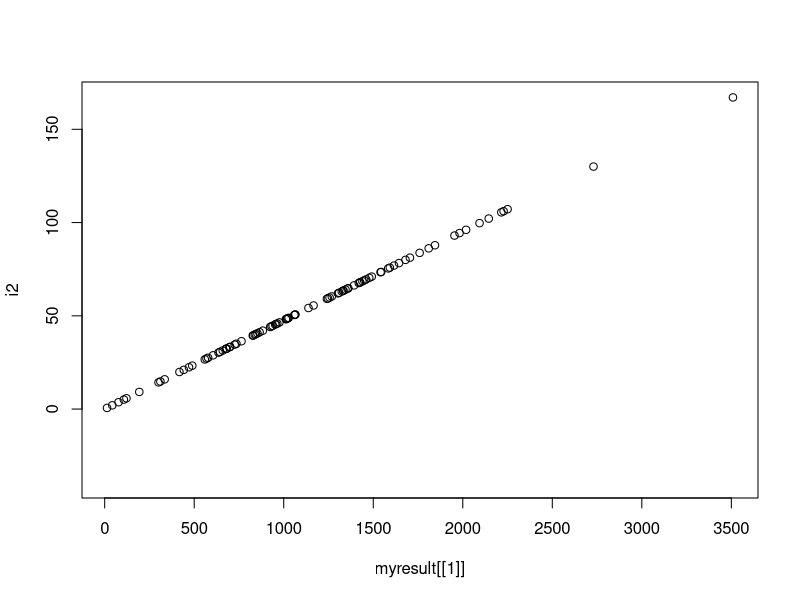
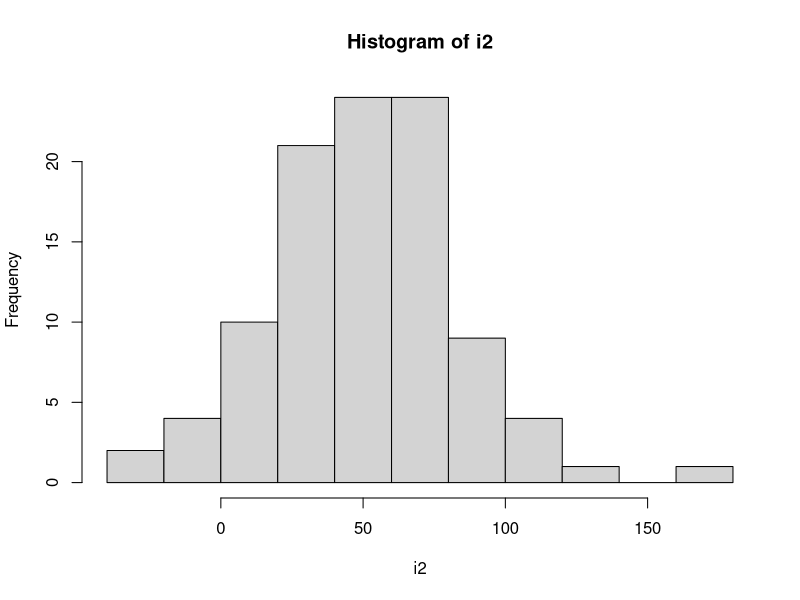
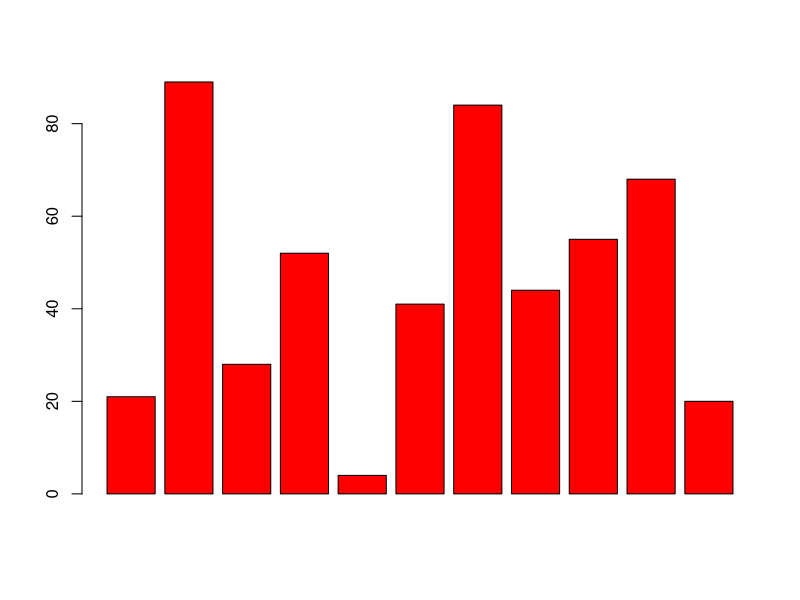

Write R code to recreate these figures, in order.
# work with numbers
5+5
5^5

# work with variables
a<-600
b<-7
a+b
a^b

# vectors
1:10
b:a

# built-in functions
sqrt(5)
sqrt(a)
mean(b:a)

# custom functions
# here: multiply value with a vector, and check if values are positive
myfunc<-function(input1, input2) {
  r1<-input1*input2
  for (j in (1:length(r1))) {
    if (r1[j]<0) {r1[j]<-NA}  
    }
    return(r1)
  }

i1<-sample(seq(50:149),11)
i2<-rnorm(n=100,mean=50,sd=33)
myresult<-lapply(i1,myfunc,input2=i2)

# processing data
# read and write a table
testfile<-read.table('fileA.txt',as.is=T,sep="\t")
head(testfile)
nrow(testfile)
write.table(testfile, 'fileG.txt ',sep="\t",row.names=F,col.names=F,quote=F)


# plotting
plot(myresult[[1]],i2)
hist(i2)
barplot(i1,col="red")
